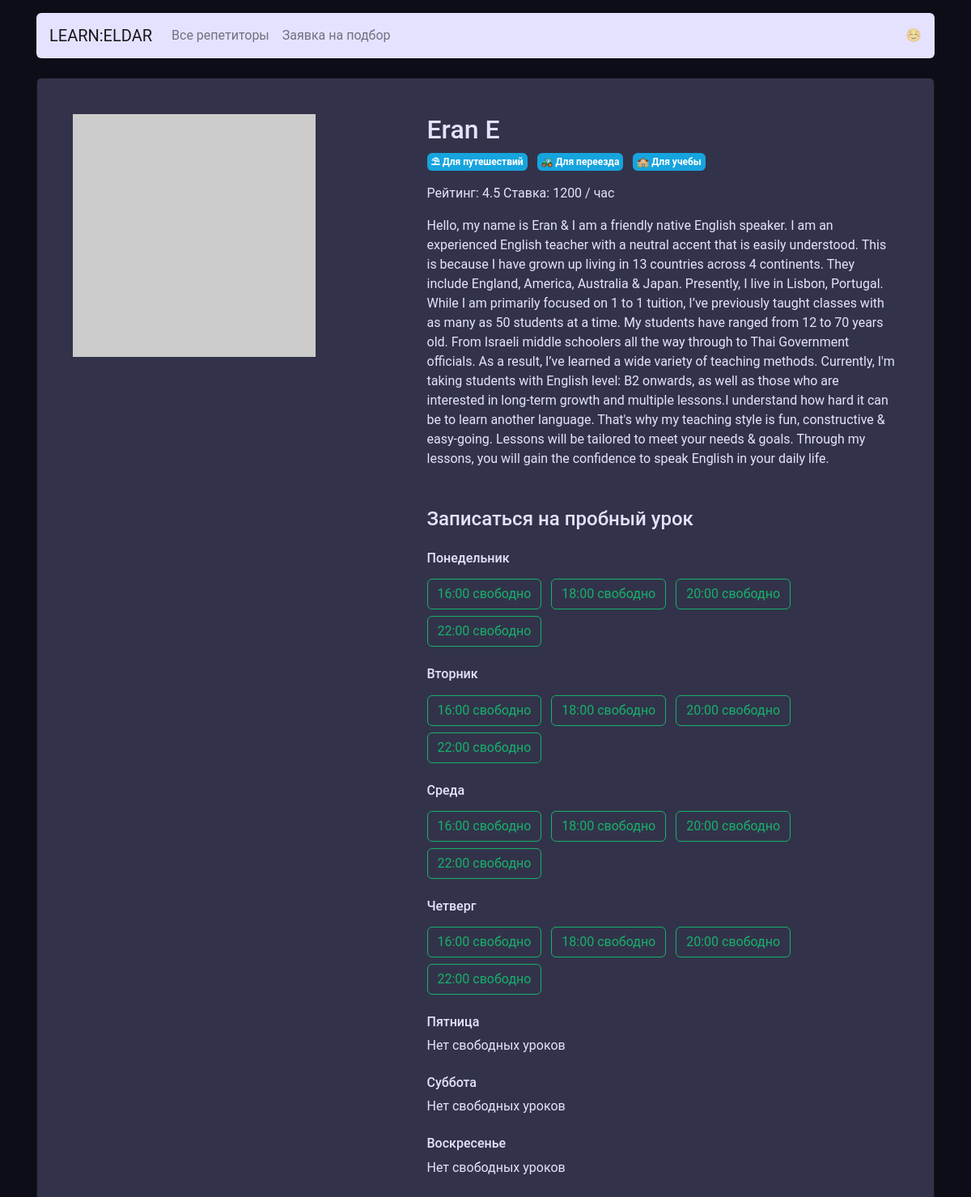
Screenshot of /profile/7 with the database file from the repository.
### app.py (models this page shows)
class Teachers(db.Model):
    __tablename__ = 'teachers'
    id = db.Column('ID', db.Integer, primary_key=True)
    name = db.Column('Name', db.String)
    about = db.Column('About', db.String)
    rating = db.Column('Rating', db.Float)
    picture = db.Column('Picture', db.String)
    price = db.Column('Price', db.Integer)
    schedule = db.relationship('Schedule', backref='teacher')
    goals = db.relationship('Goals', secondary=teacher_goals_association, backref='teacher')
    booking = db.relationship('Booking', backref='teacher')

class Goals(db.Model):
    __tablename__ = 'goals'
    id = db.Column('ID', db.Integer, primary_key=True)
    goal_slug = db.Column('Goal slug', db.String)
    goal_text = db.Column('Goal text', db.String)

class Schedule(db.Model):
    __tablename__ = 'schedule'
    id = db.Column('ID', db.Integer, primary_key=True)
    week_day = db.Column('Week Day', db.String)
    timing = db.Column('Timing', db.String)
    teacher_id = db.Column('Teacher ID', db.Integer, db.ForeignKey('teachers.ID', ondelete='CASCADE'))

### app.py (the view)
@app.route('/profile/<int:id>')
def profiles_render(id):
    teacher_slots = db.session.query(Schedule).filter(Schedule.teacher_id == id).all()
    slots = {'mon': [], 'tue': [], 'wed': [], 'thu': [], 'fri': [], 'sat': [], 'sun': []}
    teacher_id = db.session.query(Teachers).get_or_404(id)
    for i in teacher_slots:
        slots[i.week_day].append(i.timing)
    return render_template('profile.html',
                           teacher=teacher_id,
                           teacher_slots=slots,
                           goals=goals,
                           week_days=week_days)

### templates/profile.html
{% extends 'base.html' %} {% block body %}
  <main class="container mt-3">
    <div class="card my-4 mx-auto">
      <div class="card-body m-2 m-md-4">
        <article class="row">
          <div class="col-5"><img src="{{ teacher.picture }}" class="img-fluid" alt=""></div>
          <div class="col-7">
            <section class="teacher=info">
              <h1 class="h2">{{ teacher.name }}</h1>
              <p>
                {% for badge in teacher.goals %}
                  <span class="badge badge-secondary mr-2" style="padding: 5px">
                {{ badge.goal_text }}
                  </span>
                {% endfor %}
              </p>
                <p>Рейтинг: {{ teacher.rating }} Ставка: {{ teacher.price }} / час</p>
                <p>{{ teacher.about }}</p>
            </section>
            <section class="available">
              <h4 class="mb-4 mt-5">Записаться на пробный урок</h4>
              {% for key, value in teacher_slots.items() %}
                <h6 class="mt-4">{{ week_days[key] }}</h6>
              {% if value | length == 0 %}
                <p>Нет свободных уроков</p>
              {% else %}
              {% for slot in value | sort %}
                <a href="/booking/{{teacher.id}}/{{ key }}/{{ slot | replace(':','-') }}"
                   class="btn btn-outline-success mr-2"
                   style="margin-top: 8px">{{ slot }} свободно</a>
              {% endfor %}
              {% endif %}
              {% endfor %}
            </section>
          </div>
        </article>
      </div>
    </div>
  </main>
{% endblock %}

### rows the page displays
Teachers: name "Eran E", rating "4.5", price "1200", about "Hello, my name is Eran & I am a friendly native English speaker. I am an experienced English teacher with a neutral accent that is easily understood. This is because I have grown up living in 13 countries across 4 continents. They include England, America, Australia & Japan. Presently, I live in Lisbon, Portugal. While I am primarily focused on 1 to 1 tuition, I’ve previously taught classes with as many as 50 students at a time. My students have ranged from 12 to 70 years old. From Israeli middle schoolers all the way through to Thai Government officials. As a result, I’ve learned a wide variety of teaching methods. Currently, I'm taking students with English level: B2 onwards, as well as…"
Goals: goal_text "⛱ Для путешествий"
Goals: goal_text "🚜 Для переезда"
Goals: goal_text "🏫 Для учебы"
Schedule: Timing "16:00"
Schedule: Timing "18:00"
Schedule: Timing "20:00"
Schedule: Timing "22:00"
Schedule: Timing "16:00"
Schedule: Timing "18:00"
Schedule: Timing "20:00"
Schedule: Timing "22:00"
Schedule: Timing "16:00"
Schedule: Timing "18:00"
Schedule: Timing "20:00"
Schedule: Timing "22:00"
Schedule: Timing "16:00"
Schedule: Timing "18:00"
Schedule: Timing "20:00"
Schedule: Timing "22:00"

### other values shown
{{ week_days[key] }} "Понедельник" "Вторник" "Среда" "Четверг" "Пятница" "Суббота" "Воскресенье"
